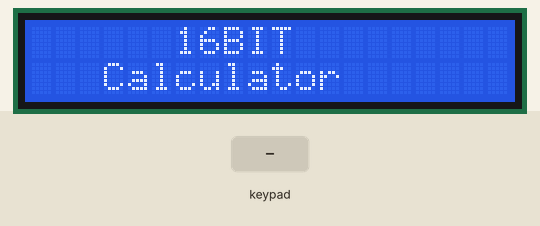
This sketch was run on a simulated Arduino Uno, built with avr-gcc and run on an emulated ATmega328P. Parts: 20×2 character LCD. Inputs (shaded band) come from the test bench.

Above: at 0.1 s.
2.3 s: keypad keys 1 0 9 7 6 * pressed 0.4 s apart
At 5.4 s:
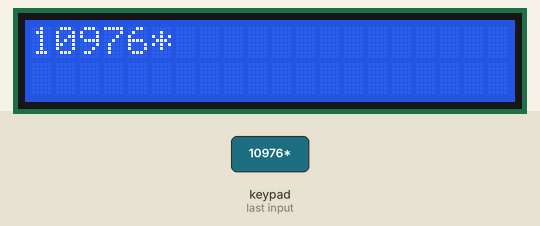
6.2 s: key '9' pressed
At 7.0 s:
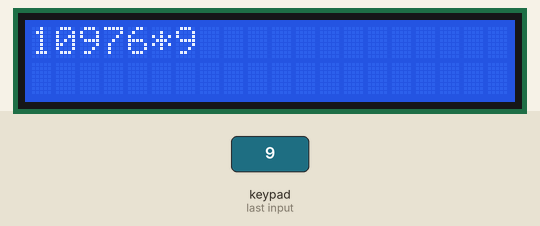
7.7 s: key '=' pressed
At 8.1 s:
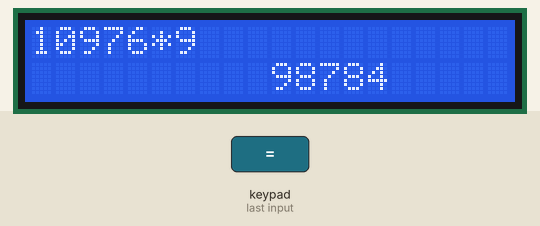
9.2 s: keypad keys 7 + 5 = pressed 0.4 s apart
At 11.4 s:
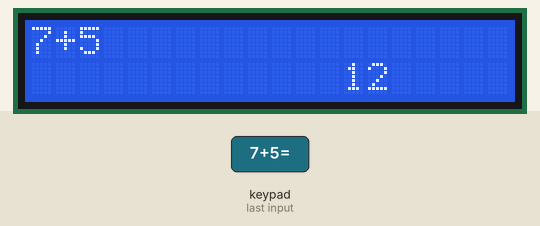
12.3 s: keypad keys 8 / 2 = pressed 0.4 s apart
At 14.8 s:
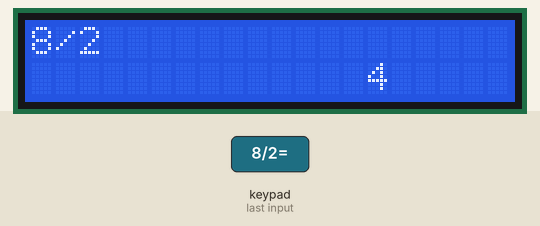
15.4 s: key '8' pressed
At 16.3 s:
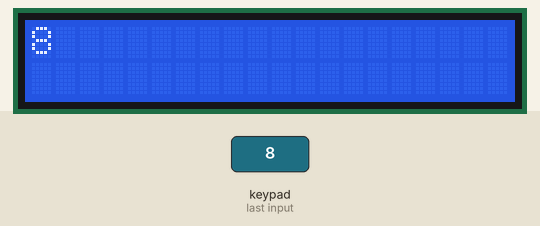
Timing chart, 0 to 17.9 s (numbered marks = the images above; inputs shaded):
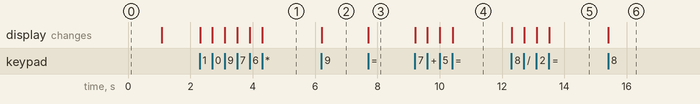

The sketch:

16-bit-myversion.ino
```cpp
/*
 * 16 bit calculator.
 * It has 4 functions, *,\,+,-
 * It only works with two number
 * It can make the operations up to 7 digit.
 * bcs of the limit of the lcd has 16 digits.
 *
 * Made for Microproccessors Labratory Project.
 *
 * By ChronoX
 *
 *
 *
 */

#include <LiquidCrystal_I2C.h>
LiquidCrystal_I2C lcd(0x27, 20, 2); // setting the I2C address of the lcd

#include <Keypad.h>

const byte ROWS = 4;
const byte COLS = 4;

char keys [ROWS] [COLS] = { //we are creating the keymap of our keypad.
  {'/', '*', '-', '+'},     //Our keypads is different from the standart keypad
  {'=', '9', '6', '3'},     //So we are rearranging for our keypad. (bcs of the library)
  {'0', '8', '5', '2'},
  {'C', '7', '4', '1'}
};
byte rowPins[ROWS] = {10, 9, 7, 6};
byte colPins[COLS] = {5, 4, 3, 2};

Keypad myKeypad = Keypad( makeKeymap(keys), rowPins, colPins, ROWS, COLS ); //with this function we are initializing
                                                                            //the keypads' map.


boolean operation = false;
boolean operation_with_number = false;
boolean clear_needed = false;
long int num1, num2;
long int result_num2 = 0;
long int result_num1 = 0;
int sizeofnum1;
long int answer = 0;
int dig_counter = 0; // for counting the digit.
int dig_counter2 =0; //for counting the digits of second number.
char op;
int int_key;
long int sizeof_result, result;


void setup()
{
  lcd.init();
  lcd.backlight();
  lcd.setCursor(6,0);
  lcd.print("16BIT");
  lcd.setCursor(3,1);
  lcd.print("Calculator");
  delay(1000);
  lcd.clear();

  Serial.begin(9600); //for debug
}

void loop() {
  char key = myKeypad.getKey(); //we are taking the key's value which has been pressed.
  int_key = key - '0';

  if (key != NO_KEY && (key == '1' || key == '2' || key == '3' || key == '4' || key == '5' || key == '6' || key == '7' || key == '8' || key == '9' || key == '0'))
  {
    //if the result has shown and the clear needed, clearing all the necessary variables.
    if(clear_needed == true ) {
      operation = false;
      operation_with_number = false;
      clear_needed = false;
      long int num1, num2;
      result_num2 = 0;
      result_num1 = 0;
      sizeofnum1 = 0;
      answer = 0;
      dig_counter = 0;
      dig_counter2 =0;
      lcd.clear();
    }


    if(operation == true && dig_counter2 < 7){ //second number will taken from this part. And digits will be stop at 7 bcs the lcd has 16 digit.
      operation_with_number = true; //with this true we can make the operation now otherwise without this true there will be no second number thus operation will become senseless.
      if(dig_counter2!= 0){
        num2 = num2 * 10;

        num2 = num2 + int_key;

      }
      if(dig_counter2 == 0) { //it is first digit so the number will be it directly.
        num2 = int_key;

      }

      //printing the second number.
      lcd.setCursor(sizeofnum1+1,0); // cursor has been set +1 is the op digit.
      lcd.print(num2);
      result_num2 = num2;


      if(key == '1' || key == '2' || key == '3' || key == '4' || key == '5' || key == '6' || key == '7' || key == '8' || key == '9' || key == '0'){
        dig_counter2++; //If any digit key pressed then counter will increase
      }


    }
    else if(dig_counter <7) { //If the operation has been commanded then Its not going for the number1 again.

      //first number will taken from this part.
      if(dig_counter!= 0){
        num1 = num1 * 10;

        num1 = num1 + int_key;

      }
      if(dig_counter == 0) { //it is first digit so the number will be it directly.
        num1 = int_key;

      }

      //printing the first number.
      lcd.setCursor(0, 0);
      lcd.print(num1);
      result_num1 = num1;
      sizeofnum1 = (String(num1)).length(); //this needed for printing the second number.

      if(key == '1' || key == '2' || key == '3' || key == '4' || key == '5' || key == '6' || key == '7' || key == '8' || key == '9' || key == '0'){
        dig_counter++; //If any digit key pressed then counter will increase
      }
    }

  }
    if ((operation != true) && (key != NO_KEY && (key == '/' || key == '*' || key == '-' || key == '+'))) // If the operation has been used then its not going to enter this part.
    {
      if (key == '/'){
        lcd.setCursor(sizeofnum1, 0); //We are passing the cursor then writing the symbol.
        lcd.print(key);
        op = key;
        operation = true;

      }
      if (key == '*'){
        lcd.setCursor(sizeofnum1, 0); //We are passing the cursor then writing the symbol.
        lcd.print(key);
        op = key;
        operation = true;

      }
      if (key == '-'){
        lcd.setCursor(sizeofnum1, 0); //We are passing the cursor then writing the symbol.
        lcd.print(key);
        op = key;
        operation = true;

      }
      if (key == '+'){
        lcd.setCursor(sizeofnum1, 0); //We are passing the cursor then writing the symbol.
        lcd.print(key);
        op = key;
        operation = true;

      }

    }

    if(key == '=' && operation_with_number == true){ //second expression used thus without writing the second number this section wont work.

      if (op == '/'){
        result = result_num1 / result_num2;

      }
      if (op == '*'){
        result = result_num1 * result_num2;

      }
      if (op == '-'){
        result = result_num1 - result_num2;


      }
      if (op == '+'){
        result = result_num1 + result_num2;

      }
      sizeof_result = String(result).length();

      lcd.setCursor(15-sizeof_result,1);
      lcd.print(result);
      clear_needed = true;

    }
    //clear rightaway
    if (key == 'C'){
      operation = false;
      operation_with_number = false;
      clear_needed = false;
      long int num1, num2;
      result_num2 = 0;
      result_num1 = 0;
      sizeofnum1 = 0;
      answer = 0;
      dig_counter = 0;
      dig_counter2 =0;
      lcd.clear();
    }


}
```

Measured:
- after the input at 2.3 s, the display: first changes at once (image 1 shows a later state)
- after the input at 6.2 s, the display: changes at once (image 2)
- after the input at 7.7 s, the display: changes at once (image 3)
- after the input at 9.2 s, the display: first changes at once (image 4 shows a later state)
- after the input at 12.3 s, the display: first changes at once (image 5 shows a later state)
- after the input at 15.4 s, the display: changes at once (image 6)
